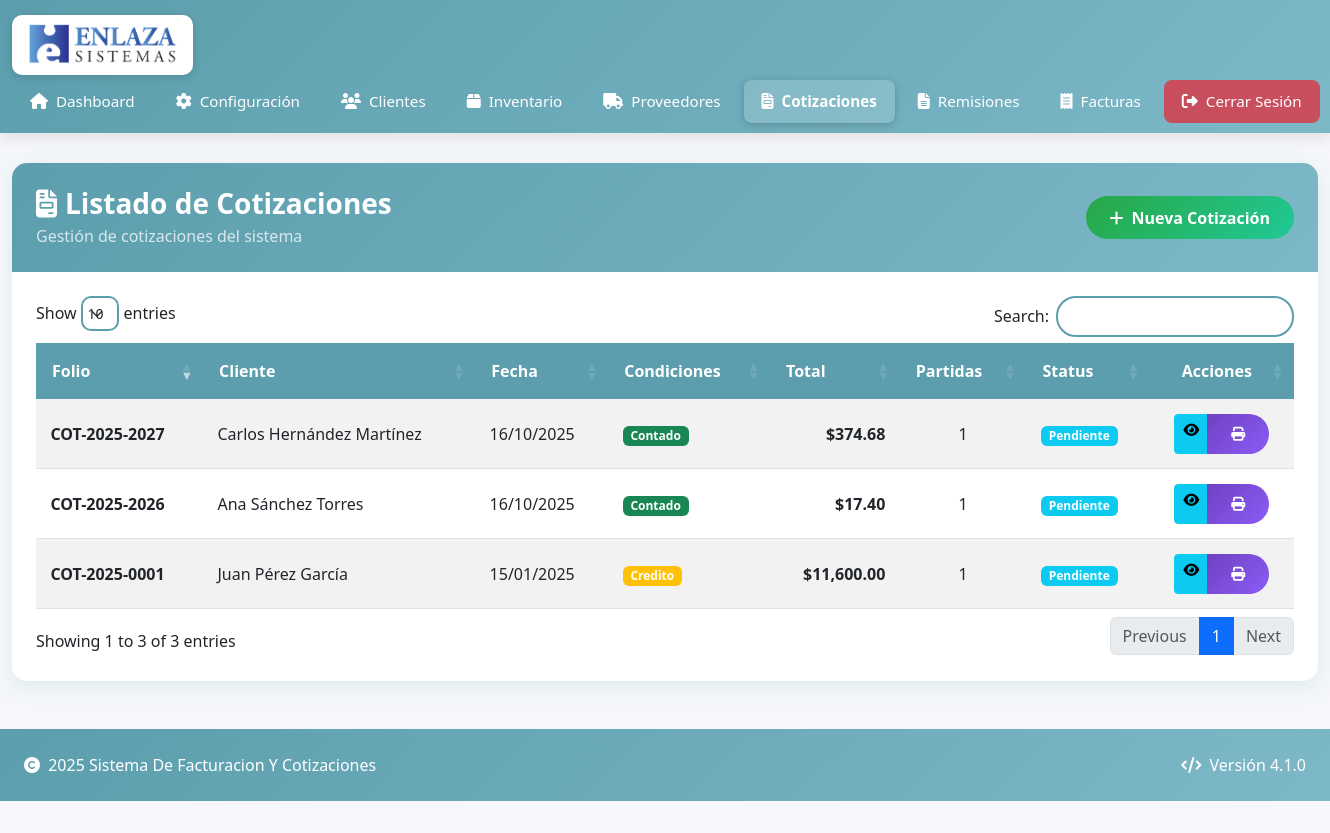
The page /cotizaciones on the database its author committed.
### tables this page shows
CREATE TABLE `cotizaciones` (
  `cotizacionesid` bigint(20) NOT NULL AUTO_INCREMENT,
  `clientesid` bigint(20) NOT NULL,
  `folio` varchar(50) NOT NULL,
  `fecha` date NOT NULL,
  `condiciones` enum('Contado','Credito') NOT NULL DEFAULT 'Contado',
  `dias_vigencia` int(11) NOT NULL DEFAULT '7',
  `contacto` varchar(245) DEFAULT NULL,
  `dias_entrega` int(11) NOT NULL DEFAULT '7',
  `subtotal` decimal(15,2) NOT NULL DEFAULT '0.00',
  `iva` decimal(15,2) NOT NULL DEFAULT '0.00',
  `total` decimal(15,2) NOT NULL DEFAULT '0.00',
  `status` enum('Pendiente','Aprobada','Rechazada','Vencida') NOT NULL DEFAULT 'Pendiente',
  `observaciones` text,
  `fecha_creacion` timestamp NOT NULL DEFAULT CURRENT_TIMESTAMP,
  `fecha_actualizacion` timestamp NOT NULL DEFAULT CURRENT_TIMESTAMP ON UPDATE CURRENT_TIMESTAMP,
  PRIMARY KEY (`cotizacionesid`),
  UNIQUE KEY `folio` (`folio`),
  KEY `idx_clientesid` (`clientesid`),
  KEY `idx_folio` (`folio`),
  KEY `idx_fecha` (`fecha`),
  KEY `idx_status` (`status`),
  CONSTRAINT `cotizaciones_ibfk_1` FOREIGN KEY (`clientesid`) REFERENCES `clientes` (`clientesid`)
);

CREATE TABLE `clientes` (
  `clientesid` bigint(20) NOT NULL AUTO_INCREMENT,
  `clavecliente` varchar(45) NOT NULL,
  `nombrecliente` varchar(245) NOT NULL,
  `direccion` varchar(145) DEFAULT NULL,
  `exterior` varchar(45) DEFAULT NULL,
  `interior` varchar(45) DEFAULT NULL,
  `colonia` varchar(145) DEFAULT NULL,
  `ciudad` varchar(45) DEFAULT NULL,
  `estado` varchar(45) DEFAULT NULL,
  `fecha_creacion` date NOT NULL DEFAULT '1990-01-01',
  `fecha_actualizacion` date NOT NULL DEFAULT '1990-01-01',
  PRIMARY KEY (`clientesid`),
  UNIQUE KEY `clavecliente` (`clavecliente`),
  KEY `idx_clavecliente` (`clavecliente`),
  KEY `idx_nombrecliente` (`nombrecliente`),
  KEY `idx_ciudad` (`ciudad`)
);

### controllers/CotizacionesController.php (called while the page is built, shortened)
<?php
class CotizacionesController extends Controller {
    private $cotizacionModel;
    public function __construct() {
        $this->cotizacionModel = $this->loadModel('Cotizacion');
    }
    public function index() {
        $cotizaciones = $this->cotizacionModel->getAllConCliente();
        $datos = [
            'titulo' => 'Listado de Cotizaciones',
            'cotizaciones' => $cotizaciones
        ];
        $this->loadView('cotizaciones/index', $datos);
    }
}
?>

### bootstrap.php (called while the page is built, shortened)
<?php
$url = isset($_GET['url']) ? $_GET['url'] : '';
$url = rtrim($url, '/');
$url = filter_var($url, FILTER_SANITIZE_URL);
$url = explode('/', $url);
$controllerName = !empty($url[0]) ? ucfirst($url[0]) . 'Controller' : DEFAULT_CONTROLLER;
$controllerFile = CONTROLLERS_PATH . $controllerName . '.php';
if (file_exists($controllerFile)) {
    $controller = new $controllerName();
} else {
    die("Error 404: Controlador '{$controllerName}' no encontrado");
}
$method = !empty($url[1]) ? $url[1] : DEFAULT_METHOD;
$params = $url ? array_slice($url, 2) : [];
call_user_func_array([$controller, $method], $params);
?>

### config/database.php (called while the page is built, shortened)
<?php
class Database {
    private $host = "localhost";
    private $port = "3309";
    private $database = "sistema_mvc";
    private $username = "root";
    private $password = "Shapes0926";
    private $charset = "utf8mb4";
    private $conexion;
    private function conectar() {
        try {
            $dsn = "mysql:host={$this->host};port={$this->port};dbname={$this->database};charset={$this->charset}";
            $opciones = [
                PDO::ATTR_ERRMODE            => PDO::ERRMODE_EXCEPTION,
                PDO::ATTR_DEFAULT_FETCH_MODE => PDO::FETCH_ASSOC,
                PDO::ATTR_EMULATE_PREPARES   => false,
            ];
            $this->conexion = new PDO($dsn, $this->username, $this->password, $opciones);
        } catch (PDOException $e) {
            die("Error de conexión: " . $e->getMessage());
        }
    }
    public function getConexion() {
        return $this->conexion;
    }
}
?>

### core/Model.php (called while the page is built, shortened)
<?php
class Model {
    public function __construct() {
        $database = new Database();
        $this->db = $database->getConexion();
    }
}
?>

### models/Cotizacion.php (called while the page is built, shortened)
<?php
class Cotizacion extends Model {
    public function getAllConCliente() {
        try {
            $sql = "SELECT c.*, cl.nombrecliente, cl.clavecliente,
                    (SELECT COUNT(*) FROM partidas_cotizaciones WHERE cotizacionesid = c.cotizacionesid) as total_partidas
                    FROM cotizaciones c
                    INNER JOIN clientes cl ON c.clientesid = cl.clientesid
                    ORDER BY c.cotizacionesid DESC";
            $stmt = $this->db->prepare($sql);
            $stmt->execute();
            return $stmt->fetchAll();
        } catch (PDOException $e) {
            error_log("Error en getAllConCliente(): " . $e->getMessage());
            return [];
        }
    }
}
?>

### views/cotizaciones/index.php (the view, shortened to what this page needs)
<?php
require_once VIEWS_PATH . 'layout/header_dashboard.php';
?>
<div class="card card-custom">
    <div class="card-header">
        <div class="d-flex justify-content-between align-items-center flex-wrap gap-3">
            <div>
                <h3 class="mb-1"><i class="fas fa-file-invoice me-2"></i><?php echo $titulo; ?></h3>
                <p class="mb-0 opacity-75">Gestión de cotizaciones del sistema</p>
            </div>
            <a href="<?php echo BASE_URL; ?>cotizaciones/crear" class="btn btn-crear">
                <i class="fas fa-plus me-2"></i>Nueva Cotización
            </a>
        </div>
    </div>
    <div class="card-body p-4">
        <div class="table-responsive">
            <table id="tablaCotizaciones" class="table table-striped table-hover" style="width:100%">
                <thead>
                    <tr>
                        <th>Folio</th>
                        <th>Cliente</th>
                        <th>Fecha</th>
                        <th>Condiciones</th>
                        <th>Total</th>
                        <th>Partidas</th>
                        <th>Status</th>
                        <th class="text-center">Acciones</th>
                    </tr>
                </thead>
                <tbody>
                    <?php foreach ($cotizaciones as $cotizacion): ?>
                    <tr>
                        <td><strong><?php echo htmlspecialchars($cotizacion['folio']); ?></strong></td>
                        <td><?php echo htmlspecialchars($cotizacion['nombrecliente']); ?></td>
                        <td><?php echo date('d/m/Y', strtotime($cotizacion['fecha'])); ?></td>
                        <td>
                            <span class="badge <?php echo $cotizacion['condiciones'] == 'Credito' ? 'bg-warning' : 'bg-success'; ?>">
                                <?php echo $cotizacion['condiciones']; ?>
                            </span>
                        </td>
                        <td class="text-end"><strong>$<?php echo number_format($cotizacion['total'], 2); ?></strong></td>
                        <td class="text-center"><?php echo $cotizacion['total_partidas']; ?></td>
                        <td>
                            <?php
                            $statusColors = [
                                'Pendiente' => 'bg-info',
                                'Aprobada' => 'bg-success',
                                'Rechazada' => 'bg-danger',
                                'Vencida' => 'bg-secondary'
                            ];
                            $color = $statusColors[$cotizacion['status']] ?? 'bg-secondary';
                            ?>
                            <span class="badge <?php echo $color; ?>">
                                <?php echo $cotizacion['status']; ?>
                            </span>
                        </td>
                        <td class="text-center">
                            <div class="btn-group" role="group">
                                <a href="<?php echo BASE_URL; ?>cotizaciones/ver/<?php echo $cotizacion['cotizacionesid']; ?>"
                                   class="btn btn-sm btn-info"
                                   title="Ver">
                                    <i class="fas fa-eye"></i>
                                </a>
                                <a href="<?php echo BASE_URL; ?>cotizaciones/imprimir/<?php echo $cotizacion['cotizacionesid']; ?>"
                                   target="_blank"
                                   class="btn btn-sm btn-imprimir"
                                   title="Imprimir">
                                    <i class="fas fa-print"></i>
                                </a>
                            </div>
                        </td>
                    </tr>
                    <?php endforeach; ?>
                </tbody>
            </table>
        </div>
    </div>
</div>
<?php
require_once VIEWS_PATH . 'layout/footer.php';
?>

### public/css/dashboard.css (style rules this page uses)
:root { --header-bg-start: #2c3e50; --header-bg-end: #34495e; --header-text: #ffffff; --header-link-hover: #3498db; --footer-bg: #2c3e50; --footer-text: #ecf0f1; --body-bg: #f5f7fa; --card-blue: #3498db; --card-green: #2ecc71; --card-purple: #9b59b6; --card-red: #e74c3c; --card-orange: #e67e22; --card-cyan: #1abc9c; --text-primary: #2c3e50; --text-secondary: #7f8c8d; }
* { margin: 0; padding: 0; box-sizing: border-box; }
body { font-family: 'Segoe UI', Tahoma, Geneva, Verdana, sans-serif; background: var(--body-bg); color: var(--text-primary); min-height: 100vh; display: flex; flex-direction: column; }

### public/css/styles.css (style rules this page uses)
:root { --azul-principal: #5c9ead; --azul-oscuro: #4a7c89; --azul-claro: #7db8c7; --azul-muy-claro: #e8f4f8; --blanco: #ffffff; --gris-claro: #f8f9fa; --gris-medio: #6c757d; --texto-oscuro: #2c3e50; --exito: #28a745; --peligro: #dc3545; --advertencia: #ffc107; }
body { background: linear-gradient(135deg, var(--azul-muy-claro) 0%, var(--blanco) 100%); min-height: 100vh; font-family: 'Segoe UI', Tahoma, Geneva, Verdana, sans-serif; color: var(--texto-oscuro); }
.card-custom { border-radius: 15px; box-shadow: 0 5px 20px rgba(92, 158, 173, 0.15); border: none; margin-bottom: 2rem; }
.card-custom .card-header { background: linear-gradient(135deg, var(--azul-principal), var(--azul-claro)); color: var(--blanco); border-radius: 15px 15px 0 0 !important; padding: 1.5rem; border: none; }
.card-custom .card-header h3 { margin: 0; font-weight: 600; }
.card-custom .card-body { padding: 2rem; }
.btn-crear { background: linear-gradient(135deg, var(--exito), #20c997); color: var(--blanco); border: none; padding: 0.6rem 1.5rem; border-radius: 25px; font-weight: 600; transition: all 0.3s ease; }
.btn-imprimir { background: linear-gradient(135deg, #6f42c1, #8b5cf6); color: var(--blanco); border: none; padding: 0.6rem 1.5rem; border-radius: 25px; font-weight: 600; transition: all 0.3s ease; }
table.dataTable thead th { background: var(--azul-principal); color: var(--blanco); font-weight: 600; border: none; padding: 1rem; }
table.dataTable tbody tr { transition: all 0.2s ease; }
table.dataTable tbody td { padding: 0.9rem; vertical-align: middle; }

### rows shown on the page
cotizaciones: folio "COT-2025-2027", clientesid.nombrecliente "Carlos Hernández Martínez", fecha "16/10/2025", condiciones "Contado", total "374.68", total_partidas "1", status "Pendiente"
cotizaciones: folio "COT-2025-2026", clientesid.nombrecliente "Ana Sánchez Torres", fecha "16/10/2025", condiciones "Contado", total "17.40", total_partidas "1", status "Pendiente"
cotizaciones: folio "COT-2025-0001", clientesid.nombrecliente "Juan Pérez García", fecha "15/01/2025", condiciones "Credito", total "11,600.00", total_partidas "1", status "Pendiente"

### other values the page prints
$titulo "Listado de Cotizaciones"
SYSTEM_NAME "Sistema De Facturacion Y Cotizaciones"
SYSTEM_VERSION "4.1.0"
